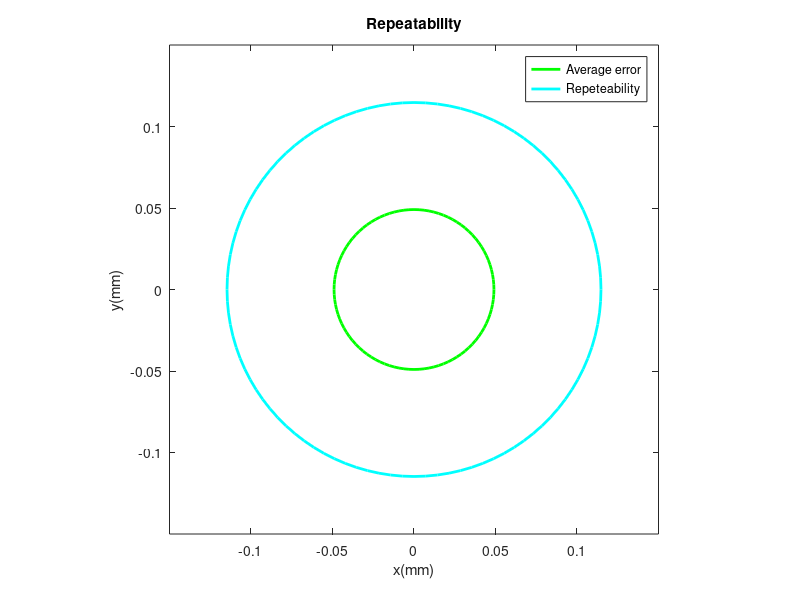

MATLAB code for this plot:
clc 
clear all

%% FIVE-BAR PARALLEL ROBOT REPEATABILITY TEST


%Measured points

x = [1.24, 1.27, 1.25, 1.29, 1.31, 1.31, 1.31, 1.31, 1.33, 1.29, 1.31, 1.31, 1.31, 1.30, 1.30, 1.30, 1.29, 1.28];
y = [0.39, 0.32, 0.39, 0.39, 0.36, 0.38, 0.45, 0.48, 0.39, 0.41, 0.43, 0.48, 0.45, 0.47, 0.46, 0.49, 0.49, 0.39];

xm = mean(x);
ym = mean(y);

xstd = std(x);
ystd = std(y);


for i=1:1:18
    Lj(i)=sqrt((x(i)-xm)^2+(y(i)-ym)^2);
end

Lm = mean(Lj);
Ls = std(Lj);

RP = Lm+3*Ls;

int = 0:pi/50:2*pi;
xem = Lm* cos(int);
yem = Lm* sin(int);
plot(xem, yem, 'g','LineWidth',2);

hold on

xrp =  RP * cos(int);
yrp = RP * sin(int);
plot(xrp, yrp,'c','LineWidth',2);

title('Repeatability')
xlabel('x(mm)')
ylabel('y(mm)')
axis([-0.15 0.15 -0.15 0.15])
axis equal
legend('Average error','Repeteability')